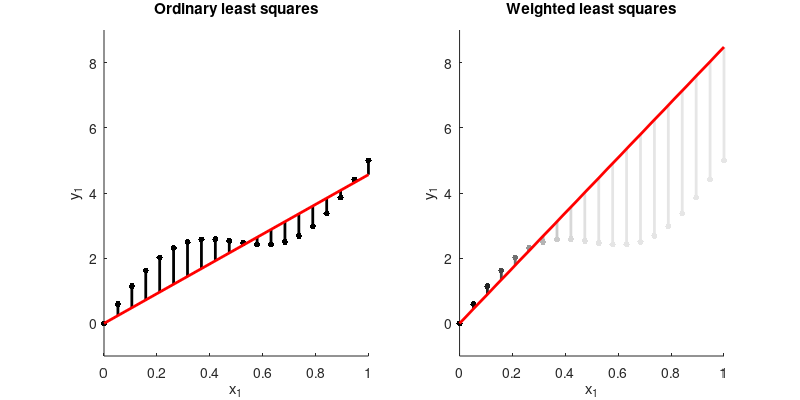

The MATLAB source for this figure:
function demo_LS_weighted01
% Weighted least squares regression
% 
% Copyright (c) 2015 Idiap Research Institute, http://idiap.ch/
% Written by Sylvain Calinon, http://calinon.ch/
% 
% This file is part of PbDlib, http://www.idiap.ch/software/pbdlib/
% 
% PbDlib is free software: you can redistribute it and/or modify
% it under the terms of the GNU General Public License version 3 as
% published by the Free Software Foundation.
% 
% PbDlib is distributed in the hope that it will be useful,
% but WITHOUT ANY WARRANTY; without even the implied warranty of
% MERCHANTABILITY or FITNESS FOR A PARTICULAR PURPOSE. See the
% GNU General Public License for more details.
% 
% You should have received a copy of the GNU General Public License
% along with PbDlib. If not, see <http://www.gnu.org/licenses/>.


%% Parameters
%%%%%%%%%%%%%%%%%%%%%%%%%%%%%%%%%%%%%%%%%%%%%%%%%%%%%%%%%%%%%%%%%%%%%%%%%%%
nbVarIn = 1; %Dimension of input vector
nbVarOut = 1; %Dimension of output vector
nbData = 20; %Number of observations


%% Generate data
%%%%%%%%%%%%%%%%%%%%%%%%%%%%%%%%%%%%%%%%%%%%%%%%%%%%%%%%%%%%%%%%%%%%%%%%%%%
X = repmat(linspace(0,1,nbData)',1,nbVarIn); %Input data
Y = sin(X*pi*2) + X*5 + randn(nbData,nbVarOut)*1E-10; %Output data (with noise)

%Associate weights to datapoints
W = diag(cos(linspace(0,pi/2,nbData)).^12);
W = W / max(diag(W));


%% Regression
%%%%%%%%%%%%%%%%%%%%%%%%%%%%%%%%%%%%%%%%%%%%%%%%%%%%%%%%%%%%%%%%%%%%%%%%%%%
%Least squares estimate
A = X'*X \ X' * Y;
%Weighted least squares estimate
Aw = X'*W*X \ X'*W * Y;


%% Plot
%%%%%%%%%%%%%%%%%%%%%%%%%%%%%%%%%%%%%%%%%%%%%%%%%%%%%%%%%%%%%%%%%%%%%%%%%%%
figure('PaperPosition',[0 0 8 4],'position',[10,10,1200,500]);
i=1; j=1;
%LS
subplot(1,2,1); hold on; title('Ordinary least squares');
for t=1:nbData
	plot([X(t,i) X(t,i)], [Y(t,j) X(t,i)*A(i,j)], '-','linewidth',2,'color',[0 0 0]);
	plot(X(t,i), Y(t,j), '.','markersize',14,'color',[0 0 0]);
end
plot([0 1], [0 A(i,j)], 'r-','linewidth',2);
xlabel(['x_' num2str(i)]); ylabel(['y_' num2str(j)]);
axis([0 1 -1 9]);
%WLS
subplot(1,2,2); hold on; title('Weighted least squares');
for t=1:nbData
	plot([X(t,i) X(t,i)], [Y(t,j) X(t,i)*Aw(i,j)], '-','linewidth',2,'color',ones(1,3)*(0.9-W(t,t)*0.9));
	plot(X(t,i), Y(t,j), '.','markersize',14,'color',ones(1,3)*(0.9-W(t,t)*0.9));
end
plot([0 1], [0 Aw(i,j)], 'r-','linewidth',2);
xlabel(['x_' num2str(i)]); ylabel(['y_' num2str(j)]);
axis([0 1 -1 9]);

%print('-dpng','graphs/demo_LS_weighted01.png');
%pause;
%close all;
